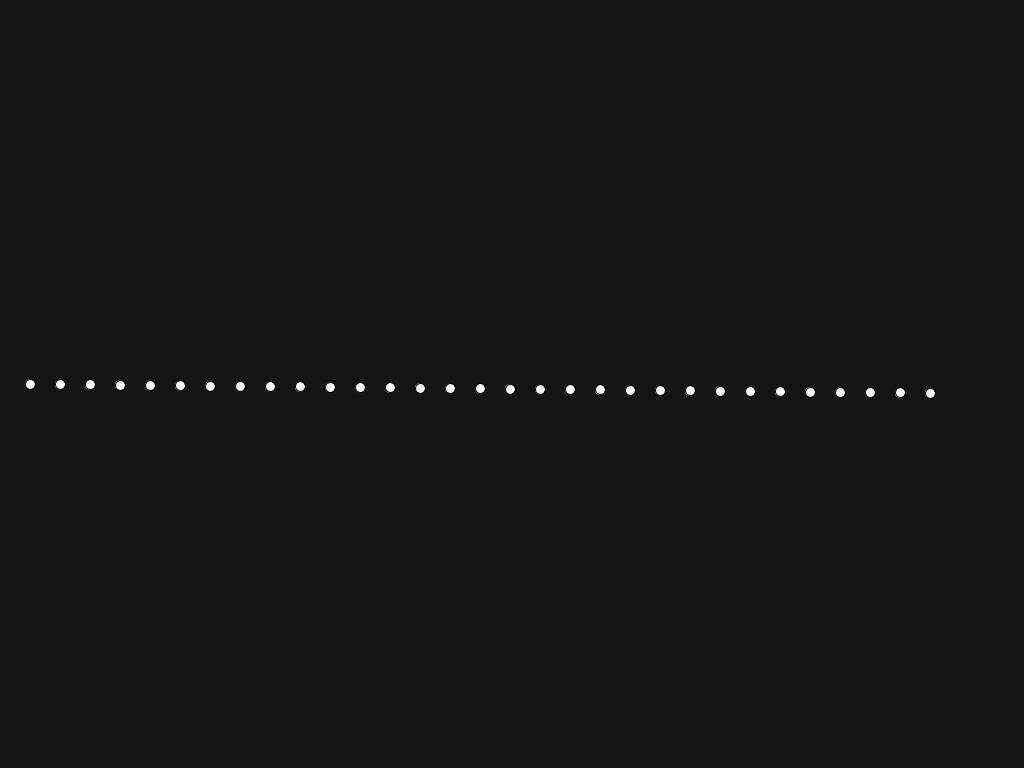
Frame 1 (no input)
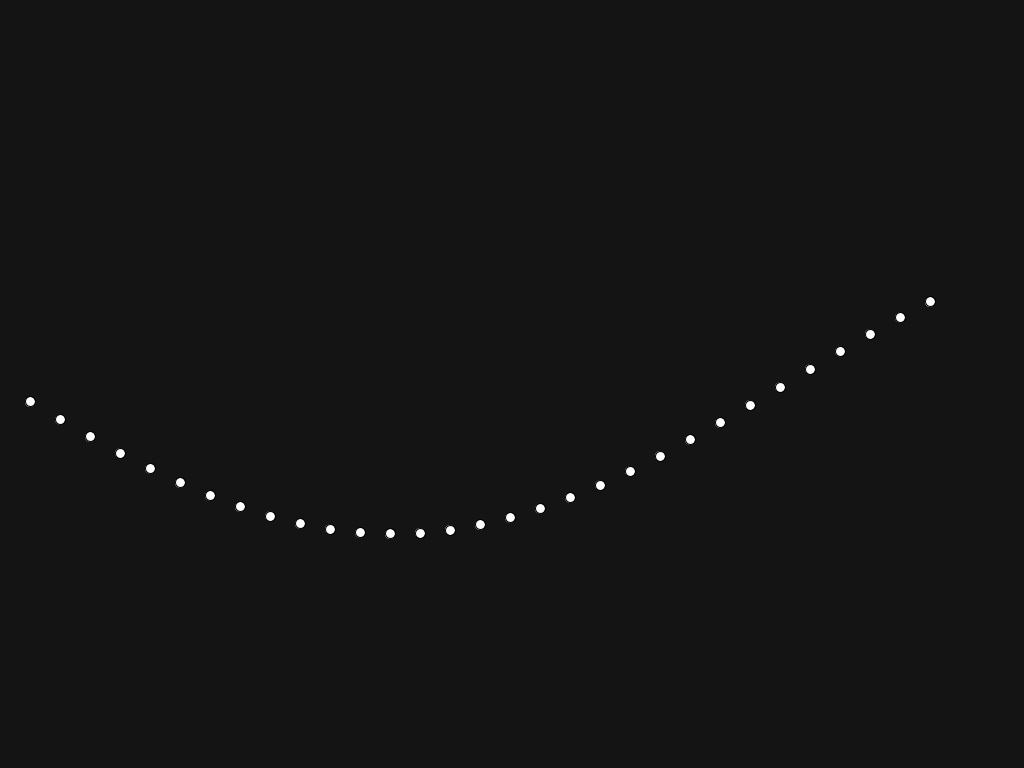
Frame 60 (the mouse pressed at the canvas centre just before this capture)
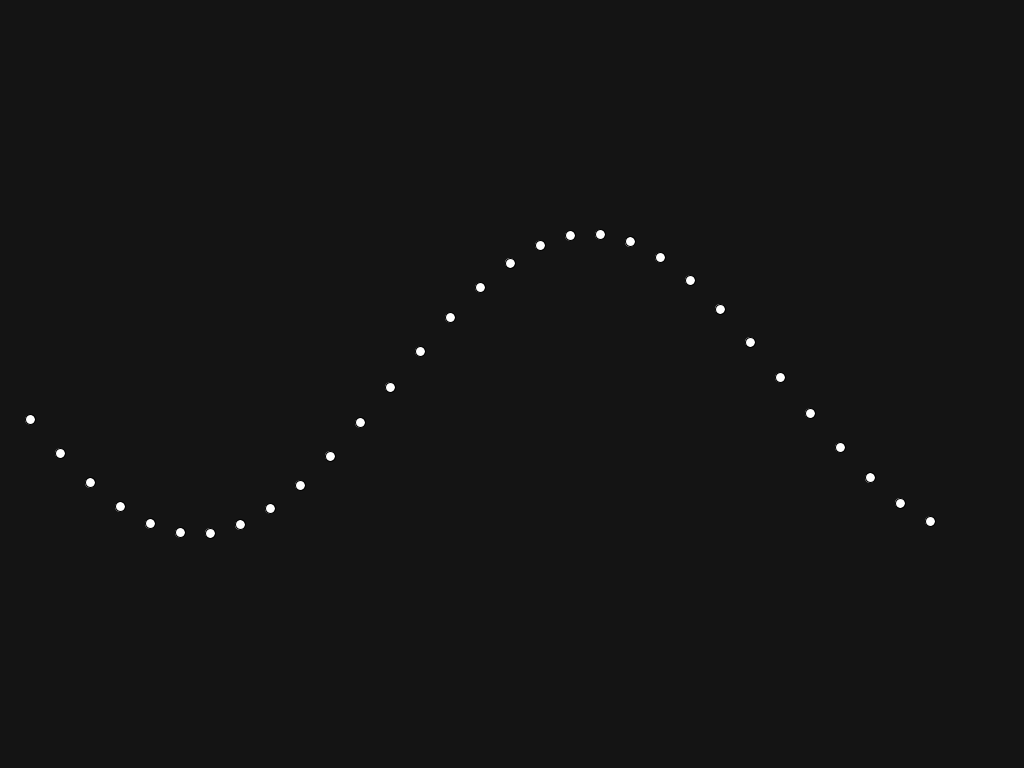
Frame 120 (the mouse held since frame 60 and released just before this capture)

The Processing sketch that drew these frames (run headless with seeded random() and noise(); from frame 60 on, the mouse is pressed at the canvas centre):

// Processing sketch: Trigonometry_6_SimpleHarmonicMotion
// ── Trigonometry_6_SimpleHarmonicMotion.pde
/*------------------------------------------------- 
 Simple Harmonic Motion ::
 */

float alpha;
float size;

//-------------------------------------------------
void setup() {
  size(1024, 768);
}

//-------------------------------------------------
void update() {
}

//-------------------------------------------------
void draw() {
  update();
  background(20);

  for (float i = 1; i < 32; i++) {

    float sinOfTime = sin((frameCount*0.002)*i);
    float offset = sinOfTime * 150;
    float x = i*30;
    float y = height/2 + offset;
    ellipse(x, y, 10, 10);
  }
}
